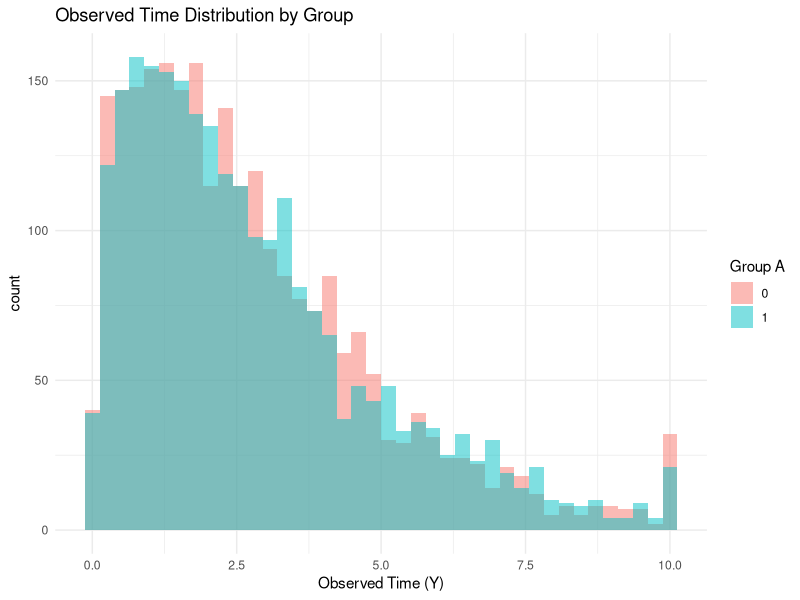
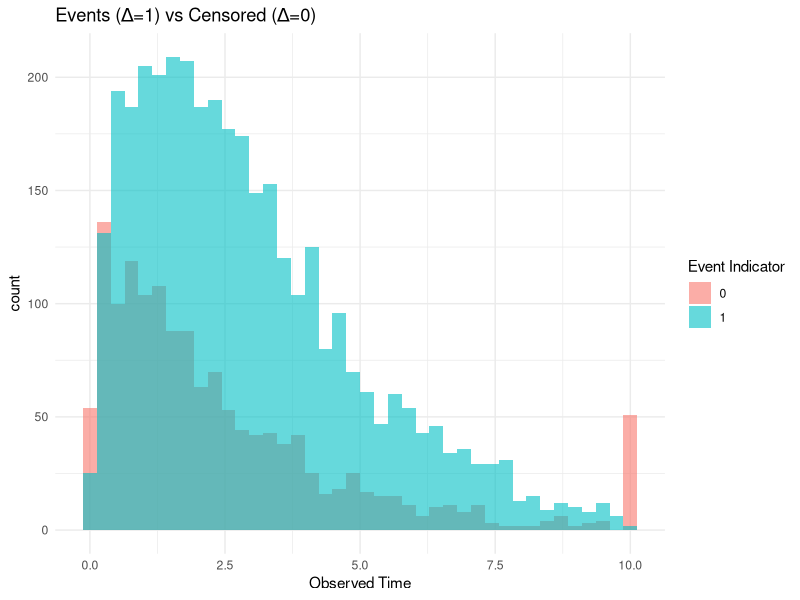
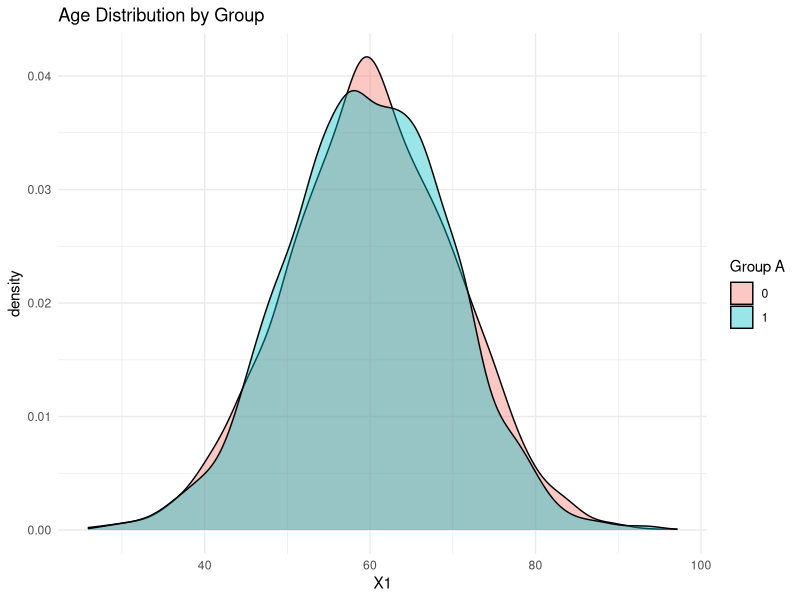
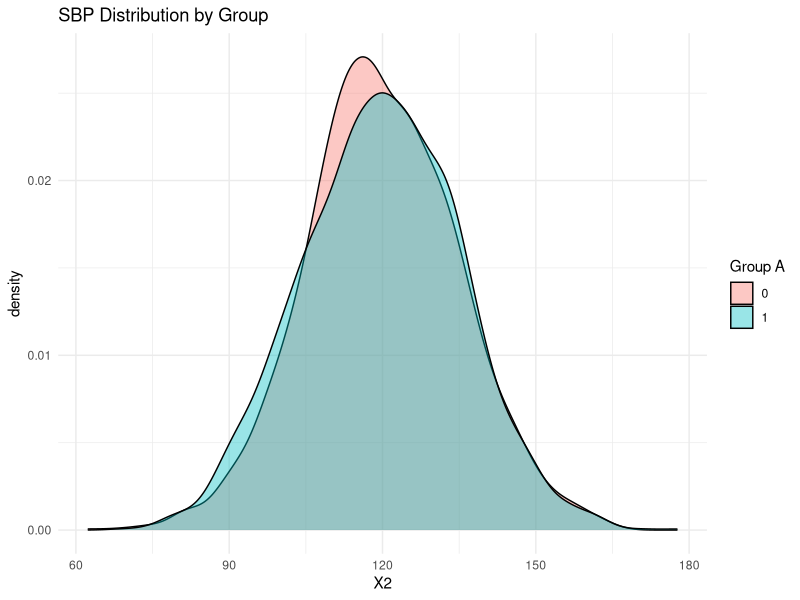

Source code (R) for these figures, in order: (Note: this script raises an error after producing the figures.)
## ---- chunk 1
# ---------------------------
# Simulated Survival Dataset Generator (with heterogeneous Normal covariates)
# ---------------------------

generate_data <- function(
  n = 2000,
  pA = 0.5,
  mu_X = c(60, 120),          # mean for each covariate
  sd_X = c(10, 15),        # sd for each covariate
  beta_X = c(0.03, 0.014), # coefficients for covariates
  beta_A = 0,                 # group effect
  lambda = 0.004,               # baseline rate for Weibull
  k = 1.5,                    # shape parameter
  mu = 0.1,                   # baseline censoring rate
  alpha = 0,                  # censoring dependence
  Cmax_A0 = 10,              # max follow-up (group 0)
  Cmax_A1 = 10,              # max follow-up (group 1)
  seed = 123
) {
  set.seed(seed)
  
  pX <- length(mu_X)
  if (length(sd_X) != pX | length(beta_X) != pX)
    stop("Lengths of mu_X, sd_X, and beta_X doesn't match.")
  
  # ---- Sensitive attribute ----
  A <- rbinom(n, 1, pA)
  
  # ---- Covariates ----
  X <- matrix(NA, nrow = n, ncol = pX)
  for (j in 1:pX) {
    X[, j] <- rnorm(n, mean = mu_X[j], sd = sd_X[j])
  }
  colnames(X) <- paste0("X", 1:pX)
  
  # ---- Linear predictor ----
  eta <- beta_A * A + X %*% beta_X
  
  # ---- True event time (Weibull proportional hazards) ----
  U <- runif(n)
  T_true <- ((-log(U)) / (lambda * exp(eta)))^(1 / k)
  
  # ---- Censoring time (possibly informative) ----
  C <- rexp(n, rate = mu * exp(alpha * eta))
  
  # ---- Group-specific max follow-up ----
  Cmax <- ifelse(A == 0, Cmax_A0, Cmax_A1)
  
  # ---- Observed data ----
  Y <- pmin(T_true, C, Cmax)
  Delta <- as.numeric(T_true <= pmin(C, Cmax))
  
  data <- data.frame(
    id = 1:n,
    A = A,
    X,
    T_true = T_true,
    C = C,
    Cmax = Cmax,
    Y = Y,
    Delta = Delta
  )
  
  return(data)
}



## ---- chunk 2
# ---------------------------
# Example usage
# ---------------------------

mu_X = c(60, 120)
sd_X = c(10, 15)
beta_X = c(0.03, 0.014)

# Scenario I: all assumptions hold
data_I <- generate_data(
  n = 5000,
  mu_X = mu_X,
  sd_X = sd_X,
  beta_X = beta_X,
  beta_A = 0,
  alpha = 0,
  Cmax_A0 = 10,
  Cmax_A1 = 10
)

# Scenario II: violation of assumptions
data_II <- generate_data(
  n = 2000,
  mu_X = mu_X,
  sd_X = sd_X,
  beta_X = beta_X,
  beta_A = 0.5,
  alpha = 0.5,
  Cmax_A0 = 15,
  Cmax_A1 = 10
)

# Quick check
head(data_I)
head(data_II)


## ---- chunk 3
# 假设 generate_fast_data() 已经在环境中定义
dat <- data_I

# ---- 基本结构检查 ----
cat("Dataset size:", nrow(dat), "\n")
cat("Columns:", names(dat), "\n")

summary(dat)

# ---- 1️⃣ 检查删失率 ----
cat("\nOverall censoring rate:\n")
mean(dat$Delta == 0)

cat("\nCensoring rate by group (A=0, A=1):\n")
tapply(dat$Delta == 0, dat$A, mean)

# ---- 2️⃣ 检查生存时间分布 ----
library(ggplot2)

ggplot(dat, aes(x = Y, fill = factor(A))) +
  geom_histogram(alpha = 0.5, bins = 40, position = "identity") +
  labs(title = "Observed Time Distribution by Group",
       x = "Observed Time (Y)",
       fill = "Group A") +
  theme_minimal()

# ---- 3️⃣ 检查删失 vs. 事件 ----
ggplot(dat, aes(x = Y, fill = factor(Delta))) +
  geom_histogram(alpha = 0.6, bins = 40, position = "identity") +
  labs(title = "Events (Δ=1) vs Censored (Δ=0)",
       x = "Observed Time",
       fill = "Event Indicator") +
  theme_minimal()

# ---- 4️⃣ 检查协变量分布（可选）----
ggplot(dat, aes(x = X1, fill = factor(A))) +
  geom_density(alpha = 0.4) +
  labs(title = "Age Distribution by Group", fill = "Group A") +
  theme_minimal()

ggplot(dat, aes(x = X2, fill = factor(A))) +
  geom_density(alpha = 0.4) +
  labs(title = "SBP Distribution by Group", fill = "Group A") +
  theme_minimal()

# ---- 5️⃣ 快速验证删失机制是否如预期 ----
aggregate(cbind(Y, Delta) ~ A, data = dat, FUN = mean)

## ---- chunk 4
write.csv(data_I, "data/data_I.csv", row.names = FALSE)
write.csv(data_II, "data/data_II.csv", row.names = FALSE)
